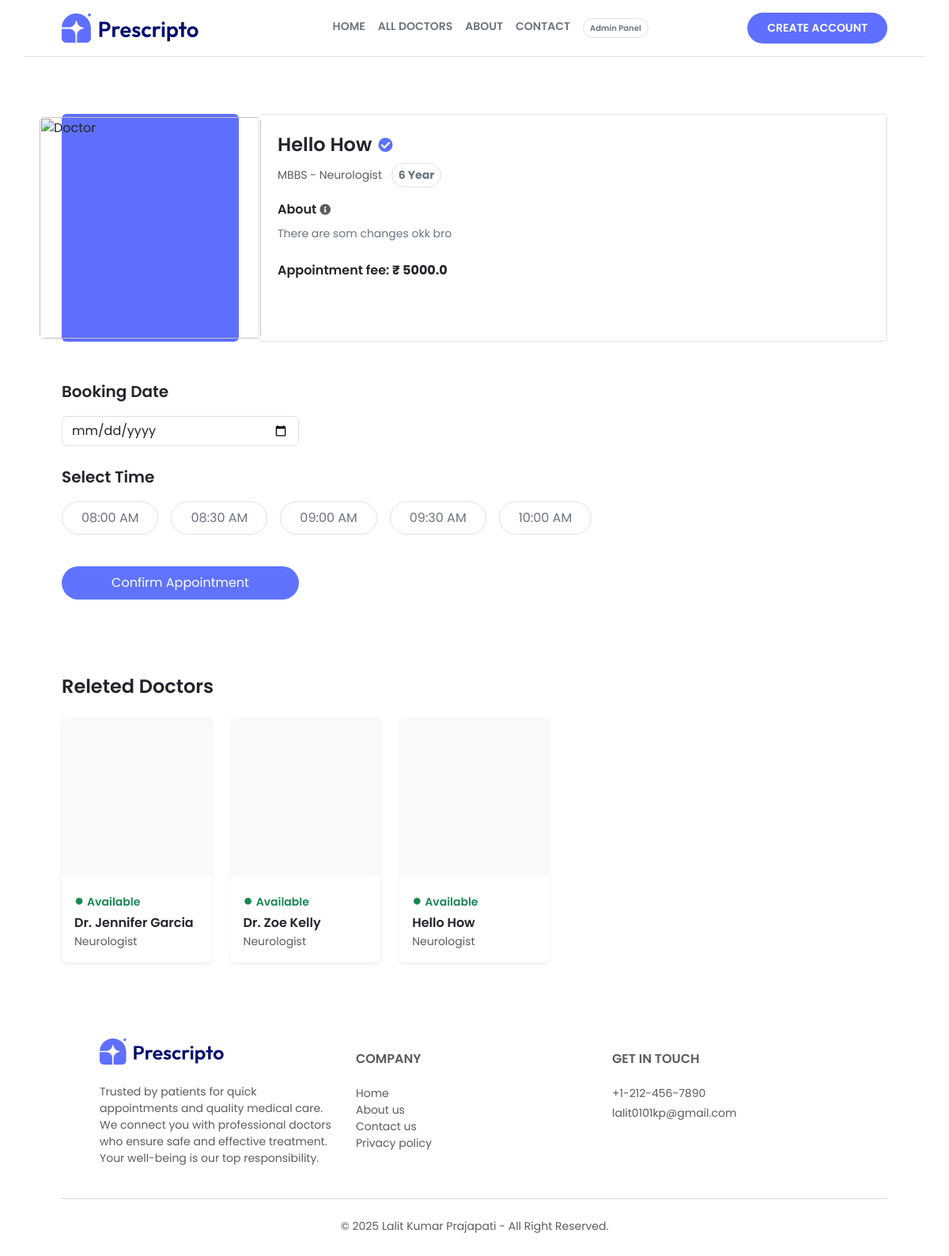
Page /doctor_info/17/ on the earlier database version.
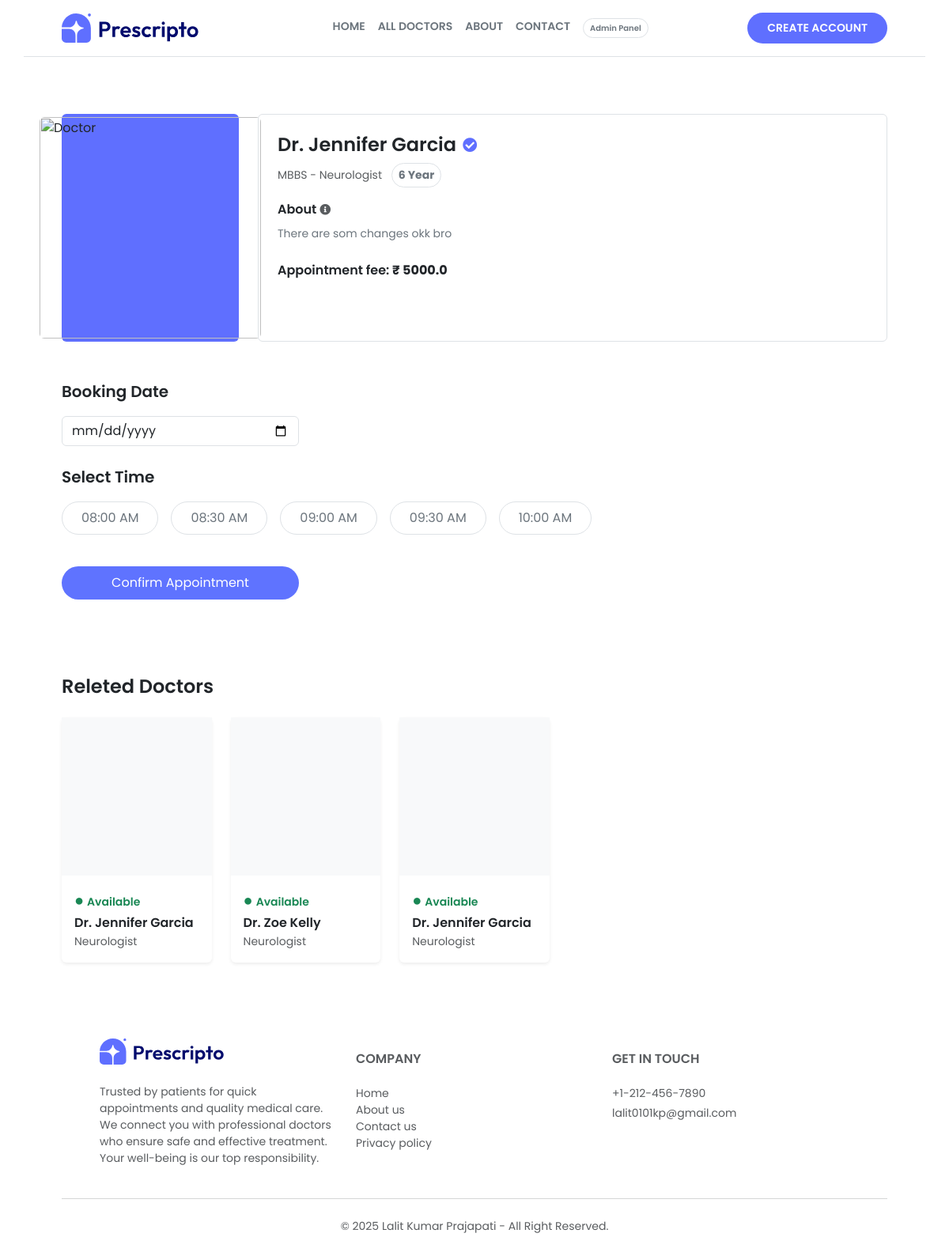
Same page on the later database version.
### appointment/models.py (models this page shows, shortened)
class Doctor(models.Model):
    image = CloudinaryField('image', folder='doctor_image')
    name = models.CharField(max_length=100)
    email = models.EmailField()
    username = models.CharField(max_length=255, unique=True)
    password = models.CharField(max_length=100)
    experience = models.IntegerField()
    fees = models.FloatField()
    category = models.ForeignKey(Category, on_delete=models.CASCADE)
    degree = models.CharField(max_length=50)
    about = models.TextField()
    address = models.TextField()
    available = models.BooleanField(default=True)

class Category(models.Model):
    name = models.CharField(max_length=100)
    def __str__(self):
        return self.name

### appointment/views.py (the view)
# urls.py: path('doctor_info/<int:id>/', views.doctor_info, name='doctor_info'),
def doctor_info(request, id):
    doctor = Doctor.objects.get(id=id, available=True)
    releted_doctor = Doctor.objects.filter(category=doctor.category, available=True)[:10]
    return render(request, 'doctor_info.html', {'doctor': doctor, 'releted_doctor': releted_doctor})

### templates/doctor_info.html (shortened to what the changed rows need)
{% extends "layout.html" %}
{% load static %}
{% block contant %}
    <section class="mt-4">
        <div class="container p-5">
            <div class="d-flex flex-column flex-md-row gap-4">
                <div class="border rounded p-4 flex-fill">
                    <h2 class="h4 fw-semibold text-dark d-flex align-items-center gap-2">
                        {{ doctor.name }}
                        <span  style="color: rgb(95 111 255);" class='small'>
                            <i class="fas fa-check-circle small"></i>
                        </span>
                    </h2>
                    <p class="text-muted small mt-1 mb-3">
                        {{ doctor.degree }} - {{ doctor.category  }}
                        <span class="border rounded-pill px-2 py-1 ms-2 text-secondary fw-bold d-inline-block">{{ doctor.experience }}
                            Year</span>
                    </p>
                    <p class="fw-semibold text-dark d-flex align-items-center gap-1 mb-2">
                        About
                        <i class="fas fa-info-circle text-muted small"></i>
                    </p>
                    <p class="text-secondary small mb-4">
                        {{ doctor.about }}
                    </p>
                    <p class="fw-semibold text-dark">
                        Appointment fee: <span class="fw-bold"> ₹ {{ doctor.fees }}</span>
                    </p>
                </div>
            </div>
            <div class='pt-5 mt-5'>
                <div class="row row-cols-2 row-cols-sm-5 g-4">
                    {% for doctor in releted_doctor %}
                    <div class="col" data-aos="fade-up" data-aos-delay="100">
                        <div class="card border-0 rounded shadow-sm h-100"
                            style="transition: all 0.3s ease;"
                            onmouseover="this.style.transform='translateY(-10px)'; this.style.boxShadow='0 15px 30px rgba(0,0,0,0.15)'"
                            onmouseout="this.style.transform='translateY(0px)'; this.style.boxShadow=''">
                            <div class="bg-light d-flex justify-content-center align-items-center overflow-hidden"
                                style="height: 200px;">
                            </div>
                            <div class="card-body pb-3 d-flex flex-column">
                                <p class="text-success small fw-semibold mb-1">
                                    <span class="me-1 fs-5">●</span>Available
                                </p>
                                <h6 class="card-title fw-semibold mb-1">
                                    {{ doctor.name }}
                                </h6>
                                <p class="text-muted small mb-0">
                                    {{ doctor.category }}
                                </p>
                            </div>
                        </div>
                    </div>
                    {% endfor %}
                </div>
            </div>
        </div>
    </section>
{% endblock %}

Differences in the rows shown:
changed Doctor "MBBS": name "Hello How" → "Dr. Jennifer Garcia"
